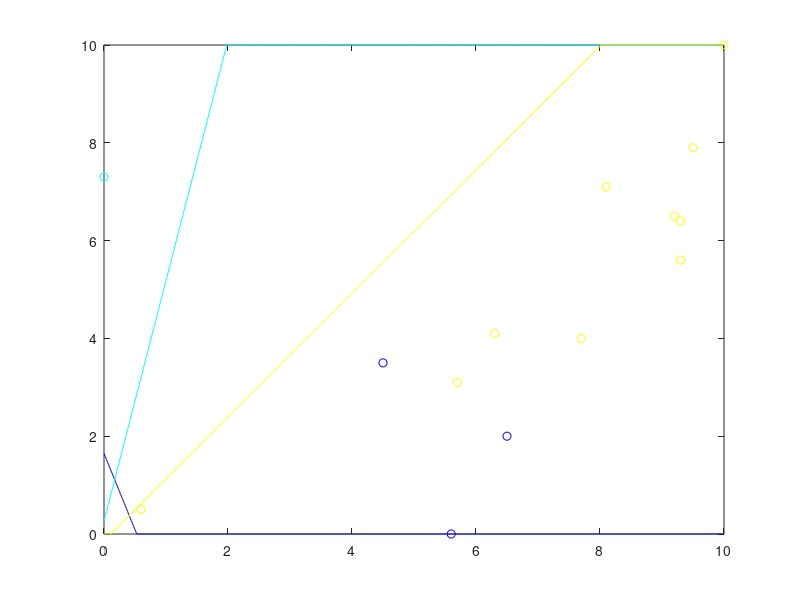

This chart was generated by the following MATLAB code:
x0 = 0.000000:.01:10.000000;
c0 = [6.500000 2.000000 ;
4.500000 3.500000 ;
5.600000 0.000000 ;
];
y_c0 =  - 0.952243 / 0.30534 * x0  + 0.503054 / 0.30534;
c1 = [0.000000 7.300000 ;
];
y_c1 =  - -0.979963 / 0.199181 * x0  + 0.0524132 / 0.199181;
c2 = [8.100000 7.100000 ;
0.600000 0.500000 ;
9.200000 6.500000 ;
5.700000 3.100000 ;
9.300000 5.600000 ;
6.300000 4.100000 ;
9.500000 7.900000 ;
10.000000 10.000000 ;
9.300000 6.400000 ;
7.700000 4.000000 ;
];
y_c2 =  - 0.784396 / -0.62026 * x0  + 0.0869821 / -0.62026;
colors = jet(3);
if (size(c0) >0) plot (c0(:,1), c0(:,2),'o', 'color', colors(1,:)); end
hold on;
if (size(c1) >0) plot (c1(:,1), c1(:,2),'o', 'color', colors(2,:)); end
hold on;
if (size(c2) >0) plot (c2(:,1), c2(:,2),'o', 'color', colors(3,:)); end
hold on;
for i = 1 : size(y_c0, 2) 
 if y_c0(i) > 10.000000 
 y_c0(i) = 10.000000; 
 end 
 if y_c0(i) < 0.000000 
 y_c0(i) = 0.000000; 
 end 
 end
for i = 1 : size(y_c1, 2) 
 if y_c1(i) > 10.000000 
 y_c1(i) = 10.000000; 
 end 
 if y_c1(i) < 0.000000 
 y_c1(i) = 0.000000; 
 end 
 end
for i = 1 : size(y_c2, 2) 
 if y_c2(i) > 10.000000 
 y_c2(i) = 10.000000; 
 end 
 if y_c2(i) < 0.000000 
 y_c2(i) = 0.000000; 
 end 
 end
plot(x0, y_c0, 'color', colors(1,:));
hold on;
plot(x0, y_c1, 'color', colors(2,:));
hold on;
plot(x0, y_c2, 'color', colors(3,:));
hold on;
